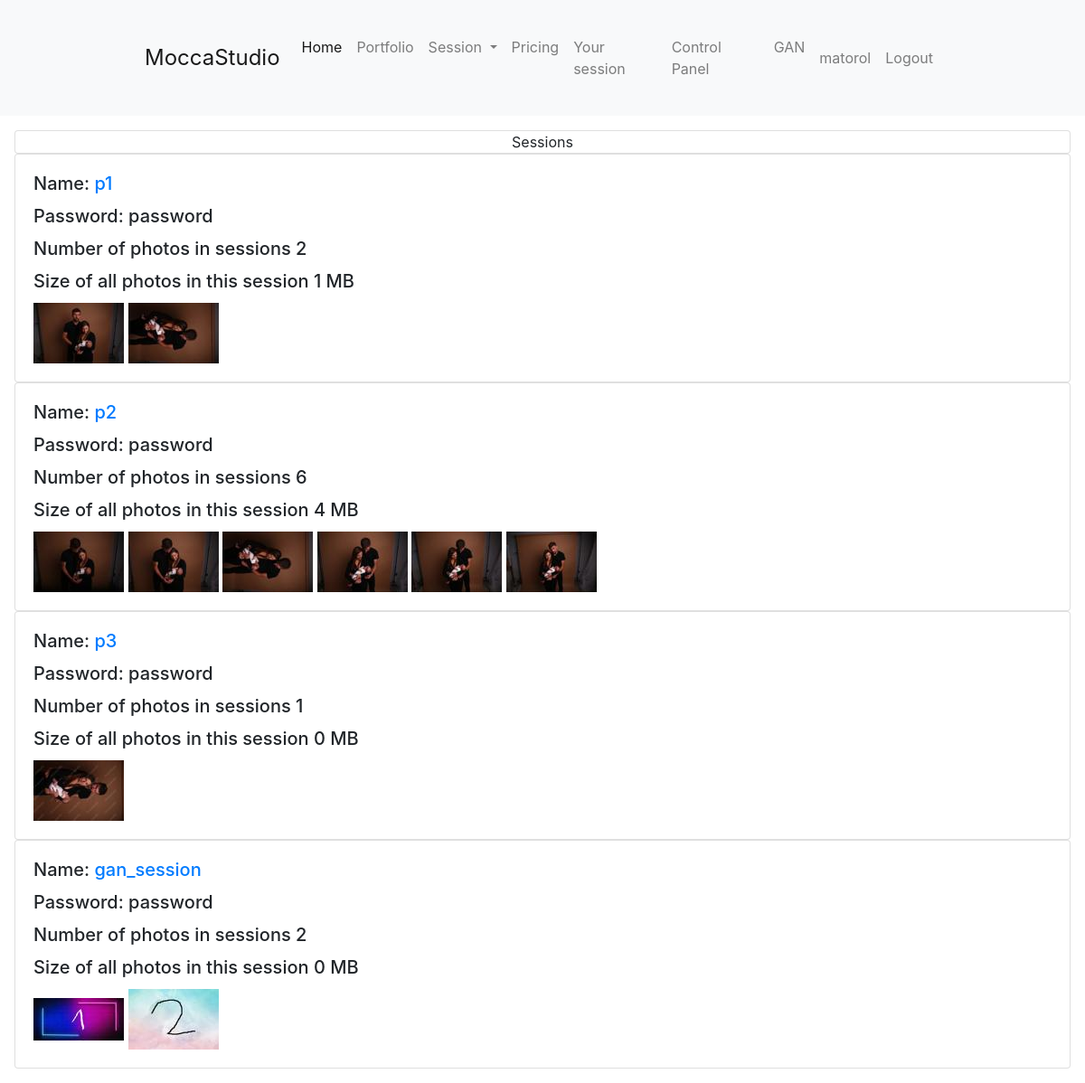
Page /control_panel/view_sessions/ (signed in) on the committed database.
### main/models.py (models this page shows, shortened)
class Session(models.Model):
    name = models.CharField(max_length=100, unique=True)
    password = models.CharField(max_length=100, default="password")

class Photo(models.Model):
    title = models.CharField(max_length=255)
    image = models.ImageField(upload_to='photos/')
    session = models.ForeignKey(Session, on_delete=models.CASCADE,null=True)
    selected_to_edit = models.BooleanField(default=False)
    thumbnail = models.ImageField(upload_to='thumbnails/', blank=True, null=True)
    thumbnail_medium = models.ImageField(upload_to='thumbnails_medium/', blank=True, null=True)

### main/views.py (the view)
# urls.py: path("control_panel/view_sessions/", views.view_sessions, name="view_sessions"),
@user_passes_test(lambda user: user.is_superuser)
def view_sessions(request):
    sessions = Session.objects.all()
    for session in sessions:
        photos = session.photo_set.all()
        photos_size = []
        for photo in photos:
            photos_size.append(photo.image.size / (1024*1024))
        photos_size_in_session = round(sum(photos_size))
        session.photos_size_in_session = photos_size_in_session
    context = {'sessions': sessions}
    return render(request, 'main/control_panel/view_sessions.html', context)

### main/templates/main/control_panel/view_sessions.html (shortened to what this page needs)
{% extends 'main/base.html' %}
{% block content %}
{% if user.is_superuser %}
<div class="m-3">
    <div class="card text-center">Sessions</div>
    {% for session in sessions %}
        <div class="card">
            <div class="card-body">
                <div class="row">
                    <div class="col-md-9">
                        <h5 class="card-title">Name: <a href="{% url 'view_session' session.name %}">{{ session.name }}</a> </h5>
                        <h5 class="card-title">Password: {{ session.password }}</h5>
                        <h5 class="card-title">Number of photos in sessions {{ session.photo_set.all.count }}</h5>
                        <h5 class="card-title">Size of all photos in this session {{session.photos_size_in_session}} MB</h5>
                        <p class="card-text">
                            {% for photo in session.photo_set.all %}
                                {% if forloop.counter <= 9 %}
                                    <img src="{{ photo.thumbnail.url }}" alt="connect" style="max-height: 100px">
                                {% elif forloop.counter == 10 %}
                                    <span>+{{ session.photo_set.all.count|add:"-9" }} ...</span>
                                {% endif %}
                            {% endfor %}
                        </p>
                    </div>
                </div>
            </div>
        </div>
    {% endfor %}
</div>
{% endif %}
{% endblock %}

### main/templates/main/base.html (shortened to what this page needs)
<!DOCTYPE html>
<html lang="en">
<head>
    <link rel="stylesheet" href="https://cdn.jsdelivr.net/npm/bootstrap@4.3.1/dist/css/bootstrap.min.css">
    <link rel="stylesheet" href="https://cdnjs.cloudflare.com/ajax/libs/font-awesome/5.15.3/css/all.min.css">
    {% load static %}
    <link rel="stylesheet" type="text/css" href="{% static 'base.css' %}">
    <link rel="stylesheet" type="text/css" href="{% static 'lightbox/lightbox.min.css' %}">
</head>
<body>
    {% block nav %}
    <nav class="navbar navbar-expand-lg navbar-light bg-light">
        <a class="navbar-brand" href="/">MoccaStudio</a>
        <div class="collapse navbar-collapse" id="navbarSupportedContent">
        <ul class="navbar-nav mr-auto">
            <li class="nav-item active">
                <a class="nav-link" href="/home">Home <span class="sr-only">(current)</span></a>
            </li>
            <li class="nav-item">
                <a class="nav-link" href="/portfolio">Portfolio</a>
            </li>
            <li class="nav-item dropdown">
                <a class="nav-link dropdown-toggle" href="#" id="navbarDropdown" role="button" data-toggle="dropdown" aria-haspopup="true" aria-expanded="false">
                    Session
                </a>
            </li>
            <li class="nav-item">
                <a class="nav-link" href="/pricing">Pricing</a>
            </li>
            {% if user.is_authenticated %}
            <li class="nav-item">
                <a class="nav-link" href="/sessions/{{user.username}}">Your session</a>
            </li>
            {% endif %}
            {% if user.is_superuser %}
            <li class="nav-item">
                <a class="nav-link" href="/control_panel">Control Panel</a>
            </li>
            <li class="nav-item">
                <a class="nav-link" href="/gan_control_panel">GAN</a>
            </li>
            {% endif %}
        </ul>
        <ul class="navbar-nav ml-auto">
            {% if user.is_authenticated %}
                <li class="nav-item">
                    <a class="nav-link" href="/profile">{{user.username}}</a>
                </li>
                <span class="nav-item">
                    <a class="nav-link" href="/logout">Logout</a>
                </span>
            {% endif %}
        </ul>
        </div>
    </nav>
    {% endblock %}
    {% block content %}
    {% endblock %}
</body>
</html>

### main/static/base.css (style rules this page uses)
body { font-size: 1.0rem; }
.navbar { padding: 2rem 10rem; }
.navbar-brand { font-size: 1.5rem; }

### rows in the picture
Session: name "p1", password "password", photo_set.all.count "2", photos_size_in_session "1"
Photo: thumbnail (picture)
Photo: thumbnail (picture)
Session: name "p2", password "password", photo_set.all.count "6", photos_size_in_session "4"
Photo: thumbnail (picture)
Photo: thumbnail (picture)
Photo: thumbnail (picture)
Photo: thumbnail (picture)
Photo: thumbnail (picture)
Photo: thumbnail (picture)
Session: name "p3", password "password", photo_set.all.count "1", photos_size_in_session "0"
Photo: thumbnail (picture)
Session: name "gan_session", password "password", photo_set.all.count "2", photos_size_in_session "0"
Photo: thumbnail (picture)
Photo: thumbnail (picture)

### other values in the picture
{{ user.username }} "matorol"
